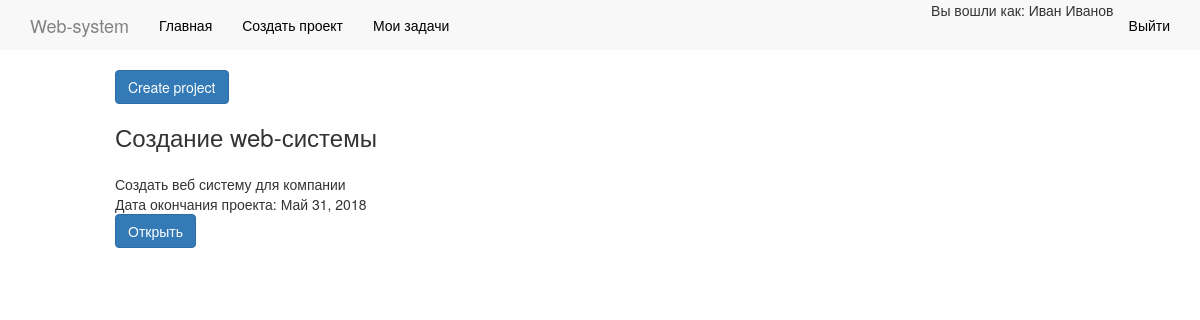
The app's page / (signed in) with its own data.
### projectpage/models.py (models this page shows, shortened)
class Species_project(models.Model):
	name = models.CharField(max_length=250)
	short_description = models.TextField()
	description = models.TextField()
	created_task = models.DateField(verbose_name='Дата создания',auto_now_add=True)
	finish_task = models.DateField(verbose_name='Дата окончания')

### projectpage/views.py (the view)
# urls.py: url(r'^$', main),
def main(request):
	if not request.user.is_authenticated:
		return redirect('auth/login')
	else:
		species_projects = Species_project.objects.all()
		return render(request, 'projects/index.html', {'species_projects': species_projects , 'mainuser': request.user})

### projectpage/templates/projects/index.html (shortened to what this page needs)
{% extends "base.html" %}
{% block content %}
<div class="container pages">
<a href="project/createproject" class="btn btn-primary">Create project</a>
		<div class="d-flex flex-row">
					{% for itm in species_projects%}
				<div class="p-2">
				<div class="card">
						<div class="card-header">
							<h3 class="card-title">{{ itm.name }}</h2>
								<a href="/{{ itm.id }}/pdf" target="_blank"><i class="fas fa-file-pdf"></i></a>
						</div>
						<div class="card-body">
					<p class="card-text">{{ itm.short_description }}</span>
					<br>
					<span class="card-text">Дата окончания проекта: {{ itm.finish_task}}</span>
					<br>
					<a href="project/{{ itm.id }}" class="btn btn-primary" >
						Открыть
					</a>
						</div>
					</div>
					</div>
					{% endfor %}
			</div>
	</div>
{% endblock %}

### websystem/templates/base.html (shortened to what this page needs)
{% load static %}
{% load bootstrap3 %}
{% bootstrap_css %}
<html>
<head>
	<link rel="stylesheet" href="{% static 'fontawesome-free-5.0.10/web-fonts-with-css/css/fontawesome-all.css' %}">
	<link rel="stylesheet" href="{% static 'style.css'%}">
</head>
<div class="row">
{% if user.is_authenticated %}
{% block menu %}
<header class="navbar navbar-inverse navbar-fixed-top bs-docs-nav" role="banner">
  <div class="container">
    <div class="navbar-header">
      <a href="/" class="navbar-brand">Web-system</a>
    </div>
    <nav class="collapse navbar-collapse bs-navbar-collapse" role="navigation">
      <ul class="nav navbar-nav">
        <li>
          <a href="/">Главная</a>
        </li>
        <li>
          <a href="/project/createproject">Создать проект</a>
        </li>
        <li>
          <a href="/project/my-project">Мои задачи</a>
        </li>
      </ul>
      <ul class="nav navbar-nav navbar-right">
        <li><span>Вы вошли как: {{ user.first_name }} {{ user.last_name }}</span></li>
      <li><a href="/auth/logout/">Выйти</a></li>
    </ul>
    </nav>
  </div>
</header></div>
{% endblock %}
{% endif%}
        {% block content %}
        {% endblock %}
</body>
</html>

### websystem/static/style.css (style rules this page uses)
.navbar-inverse { background-color: #F8F8F8 }
.navbar-inverse { background-image: none; }
.navbar-inverse { border-color: #FFFFFF }
.navbar-inverse .navbar-brand { color: #828282 }
.navbar-inverse .navbar-nav>li>a { color: #000000 }
.pages { margin-top: 70px; width: 1000px; }

### records on screen
Species_project: name "Создание web-системы", short_description "Создать веб систему для компании", finish_task "Май 31, 2018"

### other values on screen
{{ user.first_name }} "Иван"
{{ user.last_name }} "Иванов"
